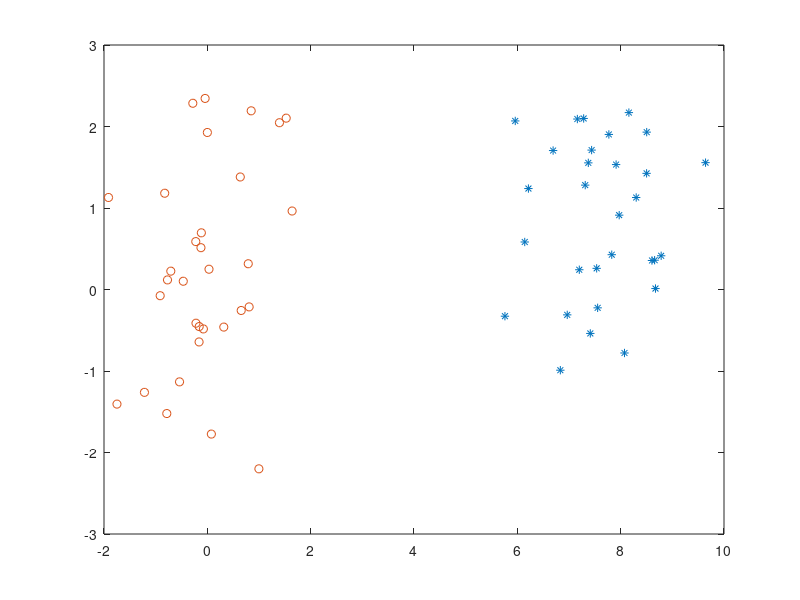

Reproduce this figure in MATLAB.
clear;
close all;
clc
% Code for optimal Linear Classifier with separable patterns
% Generate Data
nD=2;
mn1=10*rand(1,nD);
mn2=0*rand(1,nD);
N1=30;
N2=32;
M1=ones(N1,1)*mn1;
M2=ones(N2,1)*mn2;
d=[ones(N1,1) ; -ones(N2,1)];

X1=randn(N1,2)+M1;
X2=randn(N2,2)+M2;
X=[X1;X2];

plot(X1(:,1),X1(:,2),'*',X2(:,1),X2(:,2),'o'),shg

save data1 X1 X2 X d
